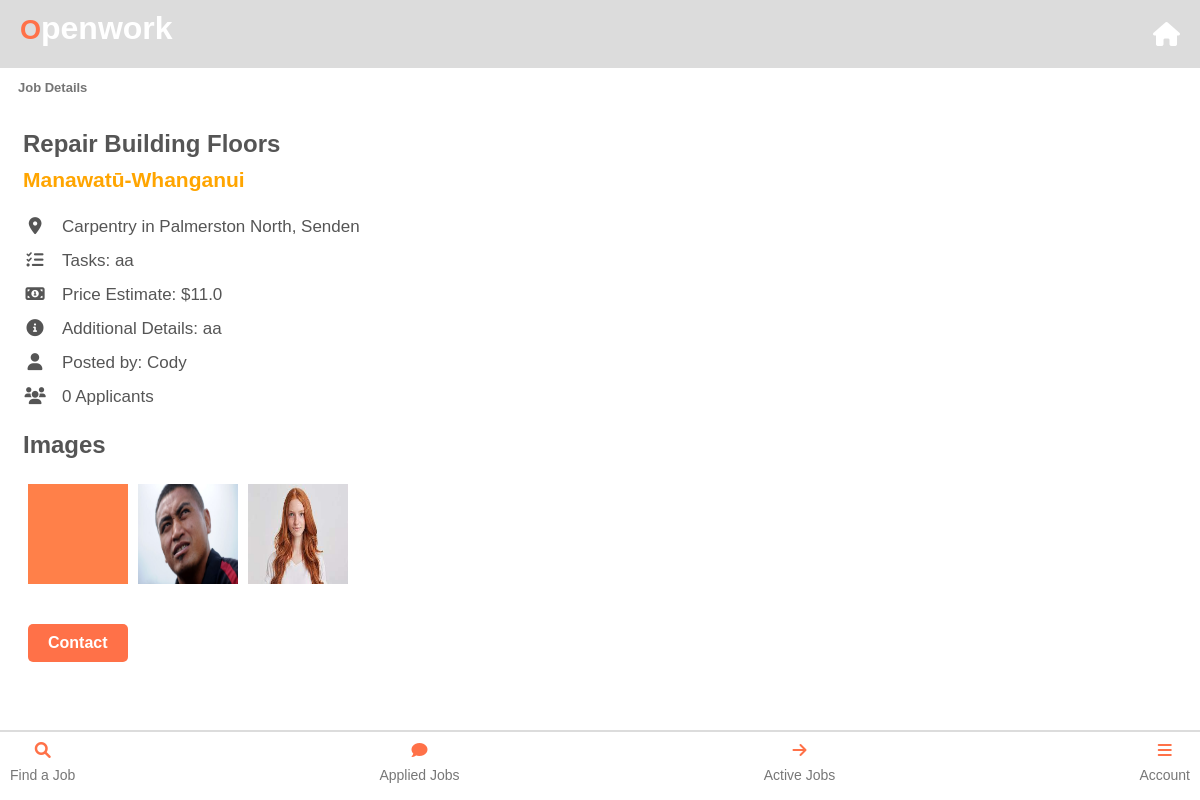
Screenshot of /display_jobs/8 (signed in) with the database file from the repository.
### app.py (models this page shows)
class Job(db.Model):
    id = db.Column(db.Integer, primary_key=True)
    job_name = db.Column(db.String(100), nullable=False)
    job_category = db.Column(db.String(100), nullable=False)
    location = db.Column(db.String(100), nullable=True)  # Add location column here
    city = db.Column(db.String(100), nullable=False)
    suburb = db.Column(db.String(100), nullable=False)
    tasks = db.Column(db.String(250), nullable=False)
    price_per_hour = db.Column(db.Float, nullable=False)
    image_paths = db.Column(db.String(255))
    additional_details = db.Column(db.String(250))
    date_created = db.Column(db.DateTime, default=datetime.utcnow)
    status = db.Column(db.String(20), default='open')  # 'open', 'applied', 'closed', etc.
    applicants = db.relationship('JobApplication', backref='job', lazy=True)
    accepted_user_id = db.Column(db.Integer, nullable=True)
    business_profile_id = db.Column(db.Integer, db.ForeignKey('business_profile.id'), nullable=False)
    payment_required = db.Column(db.Boolean, default=False)
    user_id = db.Column(db.Integer, db.ForeignKey('user.id'))  # Foreign key to User
    user = db.relationship('User', backref=db.backref('jobs', lazy=True))  # Relationship to User

class User(UserMixin, db.Model):
    id = db.Column(db.Integer, primary_key=True)
    user_type = db.Column(db.String(20), nullable=False, default='labourer')
    location = db.Column(db.String(100), nullable=False)
    email = db.Column(db.String(100), unique=True, nullable=False)
    password = db.Column(db.String(100), nullable=False)
    first_name = db.Column(db.String(50), nullable=True)  # Initially nullable
    last_name = db.Column(db.String(50), nullable=True)   # Initially nullable
    jobs_completed = db.Column(db.Integer, default=0)
    business_profile = db.relationship('BusinessProfile', backref='user', uselist=False)
    profile_image = db.relationship('UserProfileImage', backref='user', uselist=False)
    labourer_profile = db.relationship('LabourerProfile', backref='user', uselist=False)
    company_details = db.relationship('CompanyDetails', uselist=False)

### app.py (the view)
@app.route('/display_jobs/<int:job_id>')
@login_required
def display_jobs(job_id):
    job = Job.query.get_or_404(job_id)
    return render_template('display_job.html', job=job)

### app.py (called while the page is built)
@login_manager.user_loader
def load_user(user_id):
    return User.query.get(int(user_id))  # Load a user by ID

### templates/display_job.html (shortened to what this page needs)
<!DOCTYPE html>
<html lang="en">
  <head>
    <link
      rel="stylesheet"
      href="https://cdnjs.cloudflare.com/ajax/libs/font-awesome/6.0.0-beta3/css/all.min.css"
    />
    <link
      rel="stylesheet"
      href="{{ url_for('static', filename='labourer_home.css') }}"
    />
  </head>
  <body>
    {% extends 'base_labour.html' %} {% block title %}Job Details{% endblock %}
    {% block content %}
    <div class="info-container">
      <h1>Job Details</h1>
    </div>
    <div class="job-details-container">
      <h1>{{ job.job_name }}</h1>
      <p class="job-location">
        <strong>{{ job.location }}</strong>
      </p>
      <p>
        <i class="fas fa-map-marker-alt icon"></i>{{ job.job_category }} in {{
        job.city }}, {{ job.suburb }}
      </p>
      <p><i class="fas fa-tasks icon"></i>Tasks: {{ job.tasks }}</p>
      <p>
        <i class="fas fa-money-bill-alt icon"></i>Price Estimate: ${{
        job.price_per_hour }}
      </p>
      <p>
        <i class="fas fa-info-circle icon"></i>Additional Details: {{
        job.additional_details }}
      </p>
      <p>
        <i class="fas fa-user icon"></i>Posted by: {{ job.user.first_name }}
      </p>
      <p>
        <i class="fas fa-users icon"></i>{{ job.applicants|length }} Applicants
      </p>
      {% if job.image_paths %}
      <h2>Images</h2>
      <div class="image-gallery">
        {% for image_filename in job.image_paths.split(',') %} {% set image_path
        = url_for('static', filename='profile_pics/' + image_filename) %}
        <img src="{{ image_path }}" alt="Job Image" />
        {% endfor %}
      </div>
      {% endif %}
    </div>
    {% if current_user.is_authenticated and current_user.id not in
    job.applicants|map(attribute='user_id') %}
    <a id="applybutton" href="{{ url_for('apply_for_job', job_id=job.id) }}"
      ><b>Contact</b></a
    >
    {% endif %}
    <br />
    <br />
    <br />
    <br />
    {% endblock %}

### static/labourer_home.css (style rules this page uses)
.info-container { background-color: #fff; margin-bottom: 20px; margin-left: 10px; }
.info-container h1 { color: #585858d3; font-size: small; }
h2 { color: #ff7148; }

### templates/display_job.html (style rules this page uses)
.job-details-container { padding: 15px; margin-bottom: 20px; }
.job-details-container h1 { color: #555; font-family: Arial, Helvetica, sans-serif; font-size: 24px; }
.job-details-container h2 { color: #555; font-family: Arial, Helvetica, sans-serif; }
.job-details-container p { display: flex; align-items: flex-start; gap: 15px; color: #555; font-family: Arial, Helvetica, sans-serif; margin: 10px 0; font-size: 17px; }
.job-details-container i { font-size: 17px; line-height: 1; width: 24px; height: 24px; flex-shrink: 0; display: flex; align-items: flex-start; justify-content: center; }
#applybutton { background-color: #ff7148; color: white; border: none; margin-bottom: 50px; margin-left: 20px; padding: 10px 20px; cursor: pointer; border-radius: 5px; display: inline-block; text-decoration: none; transition: background-color 0.3s ease; font-family: Arial, Helvetica, sans-serif; }
.image-gallery { display: flex; flex-wrap: wrap; justify-content: flex-start; }
.image-gallery img { width: 100px; height: 100px; margin: 5px; }
.job-details-container .job-location { color: orange; margin-bottom: 25px; font-size: 21px; }

### templates/base_labour.html (style rules this page uses)
h1 { color: #ff7148; font-family: "Arial", sans-serif; margin-bottom: 10px; }
h1 { font-size: 24px; margin: 0; padding: 0; border-top-right-radius: ; }

### rows the page displays
Job: job_name "Repair Building Floors", location "Manawatū-Whanganui", job_category "Carpentry", city "Palmerston North", suburb "Senden", tasks "aa", price_per_hour "11.0", additional_details "aa"
User: user.first_name "Cody"

### other values shown
{{ job.applicants|length }} "0"
